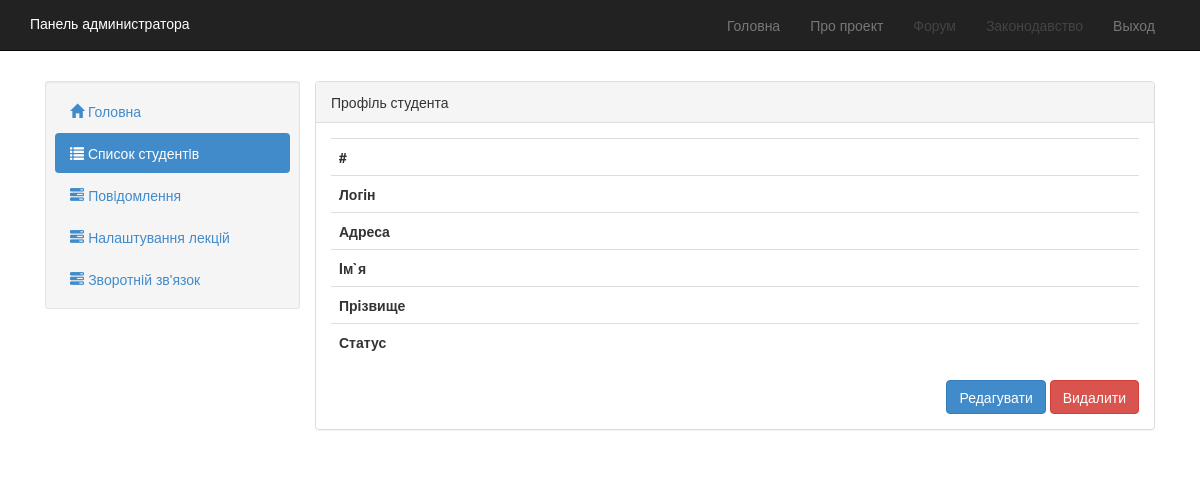
/cpanel/list/roma (signed in), run on an earlier commit of the app's database.
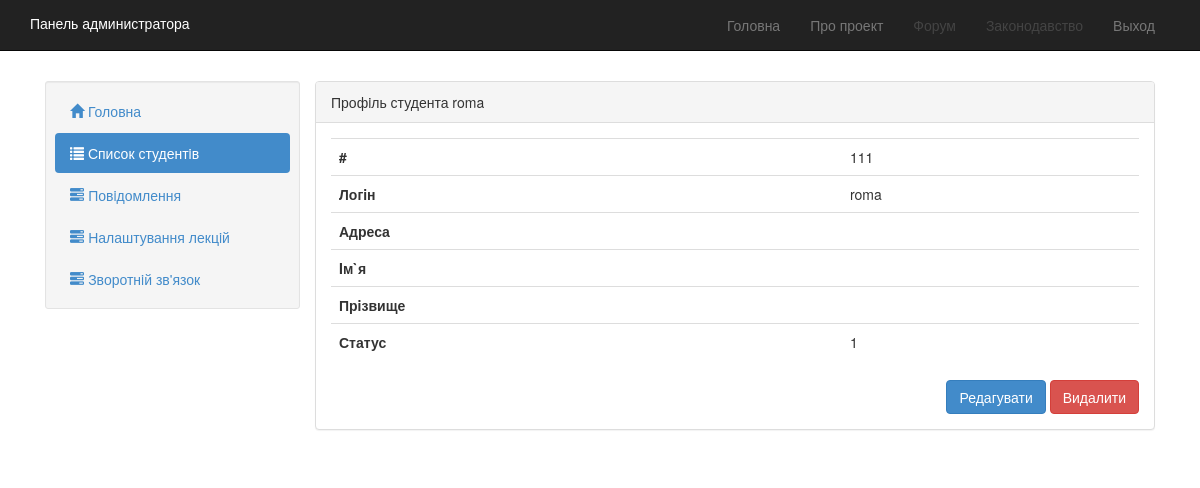
And on a later commit of the database.
### tables this page shows
CREATE TABLE `users` (
  `id` int(11) NOT NULL,
  `login` varchar(25) DEFAULT NULL,
  `firstname` varchar(30) DEFAULT NULL,
  `lastname` varchar(30) DEFAULT NULL,
  `address` text,
  `school_id` int(11) DEFAULT NULL,
  `status` tinyint(1) NOT NULL DEFAULT '1',
  `password` text NOT NULL,
  `uid` int(11) NOT NULL
);

### application/core/view.php (called while the page is built, shortened)
<?php
class View
{
    function generateCpTpl($view, $data = null)
    {
        include PATH_SITE . '/application/views/cpanel/index.php';
    }
}

### application/bootstrap.php (called while the page is built, shortened)
<?php
require_once("core/view.php");
Route::start();

### index.php (called while the page is built, shortened)
<?php
require_once("application/bootstrap.php");

### application/models/model_cpanel.php (called while the page is built, shortened)
<?php
Class Model_Cpanel extends Model {
    function get_user_by_login($login) {
        try {
            $db = Database::getInstance();
            $_dbh = $db->getConnection();
            $_dbh->exec('SET NAMES utf8');
            $stmt = $_dbh->prepare("SELECT * FROM users WHERE login=:login");
            $stmt->bindParam(":login", $login);
            $stmt->execute();
            $result = $stmt->fetch(PDO::FETCH_ASSOC);
        } catch (PDOException $e) {
            throw new CustomException("Query error");
        }
        return $result;
    }
}

### application/views/cpanel/list/user.php (the view, shortened to what this page needs)
<div class="panel panel-default">
    <div class="panel-heading">Профiль студента <? echo $data['login']; ?></div>
    <div class="panel-body">
        <table class="table list">
            <tbody>
            <tr>
                <td>#</td>
                <td><? echo $data['uid']; ?></td>
            </tr>
            <tr>
                <td>Логiн</td>
                <td><? echo $data['login']; ?></td>
            </tr>
            <tr>
                <td>Адреса</td>
                <td><? echo $data['address']; ?></td>
            </tr>
            <tr>
                <td>Iм`я</td>
                <td><? echo $data['firstname']; ?></td>
            </tr>
            <tr>
                <td>Прiзвище</td>
                <td><? echo $data['lastname']; ?></td>
            </tr>
            <tr>
                <td>Статус</td>
                <td><? echo $data['status']; ?></td>
            </tr>
            </tbody>
        </table>
        <div class="text-right">
            <a href="<? echo $baseURI; ?>/cpanel/edit_user/<? echo $data['login']; ?>" class="btn btn-default btn-primary">Редагувати</a>
            <a href="<? echo $baseURI; ?>/cpanel/remove_user/<? echo $data['login']; ?>" class="btn btn-default btn-danger">Видалити</a>
        </div>
    </div>
</div>

What changed in the data, as far as the page shows it:
added users: login "roma", uid "111", status "1"
